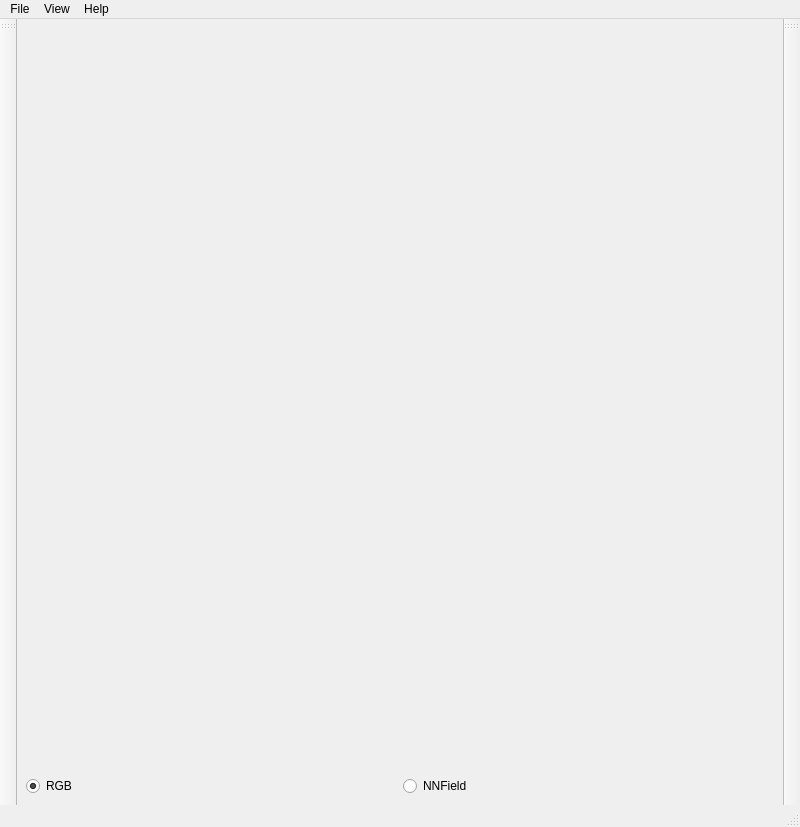
<?xml version="1.0" encoding="UTF-8"?>
<ui version="4.0">
 <class>NNFieldInspector</class>
 <widget class="QMainWindow" name="NNFieldInspector">
  <property name="geometry">
   <rect>
    <x>0</x>
    <y>0</y>
    <width>800</width>
    <height>827</height>
   </rect>
  </property>
  <property name="windowTitle">
   <string>Interactive Correspondence Selection</string>
  </property>
  <widget class="QWidget" name="centralwidget">
   <layout class="QVBoxLayout" name="verticalLayout" stretch="20,1">
    <item>
     <widget class="QVTKWidget" name="qvtkWidget"/>
    </item>
    <item>
     <layout class="QHBoxLayout" name="horizontalLayout">
      <item>
       <widget class="QRadioButton" name="radRGB">
        <property name="text">
         <string>RGB</string>
        </property>
        <property name="checked">
         <bool>true</bool>
        </property>
       </widget>
      </item>
      <item>
       <widget class="QRadioButton" name="radNNField">
        <property name="text">
         <string>NNField</string>
        </property>
       </widget>
      </item>
     </layout>
    </item>
   </layout>
  </widget>
  <widget class="QMenuBar" name="menubar">
   <property name="geometry">
    <rect>
     <x>0</x>
     <y>0</y>
     <width>800</width>
     <height>21</height>
    </rect>
   </property>
   <widget class="QMenu" name="menuLeft_Pane">
    <property name="title">
     <string>View</string>
    </property>
    <addaction name="separator"/>
    <addaction name="actionFlipVertically"/>
    <addaction name="actionFlipHorizontally"/>
    <addaction name="separator"/>
   </widget>
   <widget class="QMenu" name="menuHelp">
    <property name="title">
     <string>Help</string>
    </property>
    <addaction name="actionHelp"/>
   </widget>
   <widget class="QMenu" name="menuFile">
    <property name="title">
     <string>File</string>
    </property>
    <addaction name="actionOpenImage"/>
    <addaction name="actionOpenNNField"/>
    <addaction name="actionQuit"/>
   </widget>
   <addaction name="menuFile"/>
   <addaction name="menuLeft_Pane"/>
   <addaction name="menuHelp"/>
  </widget>
  <widget class="QStatusBar" name="statusbar"/>
  <widget class="QToolBar" name="toolBar_left">
   <property name="windowTitle">
    <string>toolBar</string>
   </property>
   <attribute name="toolBarArea">
    <enum>LeftToolBarArea</enum>
   </attribute>
   <attribute name="toolBarBreak">
    <bool>false</bool>
   </attribute>
  </widget>
  <widget class="QToolBar" name="toolBar_right">
   <property name="windowTitle">
    <string>toolBar</string>
   </property>
   <attribute name="toolBarArea">
    <enum>RightToolBarArea</enum>
   </attribute>
   <attribute name="toolBarBreak">
    <bool>false</bool>
   </attribute>
  </widget>
  <action name="actionOpenImage">
   <property name="text">
    <string>Open Image</string>
   </property>
  </action>
  <action name="actionSavePointsLeft">
   <property name="text">
    <string>Save Points</string>
   </property>
  </action>
  <action name="actionSavePointsRight">
   <property name="text">
    <string>Save Points</string>
   </property>
  </action>
  <action name="actionOpenImageRight">
   <property name="text">
    <string>Open Image</string>
   </property>
  </action>
  <action name="actionLoadPointsLeft">
   <property name="text">
    <string>Load Points</string>
   </property>
  </action>
  <action name="actionLoadPointsRight">
   <property name="text">
    <string>Load Points</string>
   </property>
  </action>
  <action name="actionHelp">
   <property name="text">
    <string>Help</string>
   </property>
  </action>
  <action name="actionQuit">
   <property name="text">
    <string>Quit</string>
   </property>
  </action>
  <action name="actionOpenPointCloudLeft">
   <property name="text">
    <string>Open PointCloud</string>
   </property>
  </action>
  <action name="actionOpenPointCloudRight">
   <property name="text">
    <string>Open PointCloud</string>
   </property>
  </action>
  <action name="actionFlipHorizontally">
   <property name="text">
    <string>Flip Horizontally</string>
   </property>
  </action>
  <action name="actionFlipRightVertically">
   <property name="text">
    <string>Flip Vertically</string>
   </property>
  </action>
  <action name="actionFlipVertically">
   <property name="text">
    <string>Flip Vertically</string>
   </property>
  </action>
  <action name="actionFlipRightHorizontally">
   <property name="text">
    <string>Flip Horizontally</string>
   </property>
  </action>
  <action name="actionOpenNNField">
   <property name="text">
    <string>Open NNField</string>
   </property>
  </action>
 </widget>
 <customwidgets>
  <customwidget>
   <class>QVTKWidget</class>
   <extends>QWidget</extends>
   <header>QVTKWidget.h</header>
  </customwidget>
 </customwidgets>
 <resources/>
 <connections/>
</ui>
